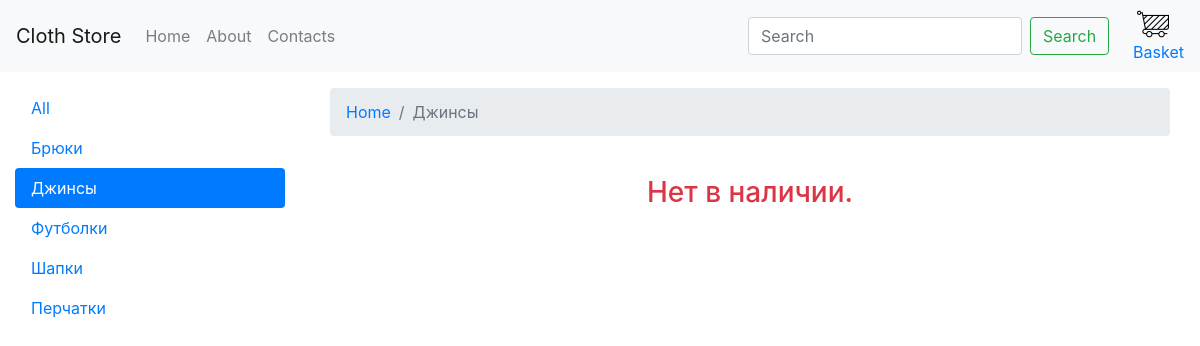
/category.php?id=2, run on the app's committed database.
### tables this page shows
CREATE TABLE `category` (
  `id` int(11) NOT NULL,
  `title` varchar(255) NOT NULL
);

### category.php (the view, shortened to what this page needs)
<?php
include $_SERVER['DOCUMENT_ROOT'] . "/configs/db.php";
include $_SERVER['DOCUMENT_ROOT'] . "/parts/head.php";
$categorySql = "SELECT * FROM category WHERE id=" . $_GET["id"];
$categoryResult = $connect -> query($categorySql);
$category = mysqli_fetch_assoc($categoryResult);
?>
<nav aria-label="breadcrumb">
  <ol class="breadcrumb">
    <li class="breadcrumb-item">
	 	<a href="/">Home</a>
	 </li>
    <li class="breadcrumb-item active" aria-current="page">
	 <?php echo $category["title"] ?>
	 </li>
  </ol>
</nav>
	<?php
	$i = 0;
	?>
<?php
if($i == 0){
		echo "<h3 class='text-center mt-4 text-danger'>Нет в наличии.</h3>";
	}
	?>
<?php
include $_SERVER['DOCUMENT_ROOT'] . "/parts/footer.php";
?>

### parts/category-nav.php
<div class="nav flex-column nav-pills" id="v-pills-tab" role="tablist" aria-orientation="vertical">
	<?php
	$categorySql = "SELECT * FROM category";
	$categoryResult = $connect -> query($categorySql);
	if(isset($_GET["id"])){
		echo "<a class='nav-link' href='/'>All</a>";
	}else{
		echo "<a class='nav-link active' href='/'>All</a>";
	}
	while($category = mysqli_fetch_assoc($categoryResult)){
		if(isset($_GET["id"]) && $_GET["id"] == $category["id"]){
			echo "<a class='nav-link active' href='/category.php?id=" . $category["id"] . "'>" . $category["title"] . "</a>";
		}else{
			echo "<a class='nav-link' href='/category.php?id=" . $category["id"] . "'>" . $category["title"] . "</a>";
		}
	}
	?>
</div>

### data on the page
category: title "Брюки"
category: title "Джинсы"
category: title "Футболки"
category: title "Шапки"
category: title "Перчатки"
